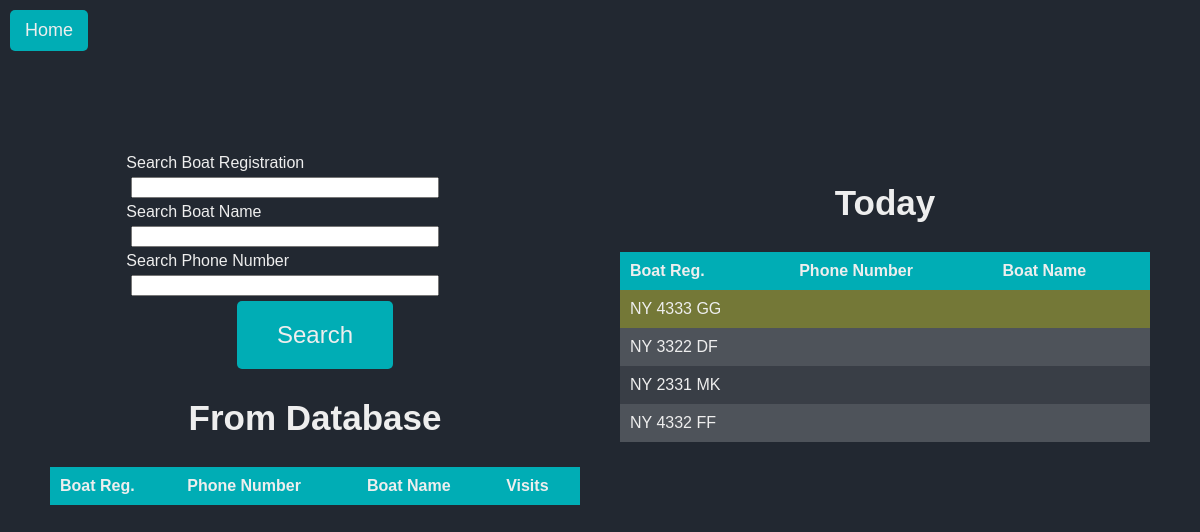
Page /search (signed in) on the committed database.
### website/models.py (models this page shows)
class Boat(db.Model):
    id = db.Column(db.Integer, primary_key=True)
    boat_reg = db.Column(db.String(150), unique=True)
    sanitized_boat_reg = db.Column(db.String(150), unique=True)
    boat_name = db.Column(db.String(150))
    sanitized_boat_name = db.Column(db.String(150))
    phone_number = db.Column(db.String(150))
    sanitized_phone_number = db.Column(db.String(150))
    owner_name = db.Column(db.String(150))
    sanitized_owner_name = db.Column(db.String(150))
    boat_size = db.Column(db.Integer)
    email = db.Column(db.String(150))
    zipcode = db.Column(db.String(150))
    visits = db.relationship('Visit', backref='boat')
    current_boats_id = db.Column(db.Integer, db.ForeignKey('current_boats.id'))
    total_paid_days = db.Column(db.Integer)
    total_paid_nights = db.Column(db.Integer)
    total_unpaid_days = db.Column(db.Integer)
    total_unpaid_nights = db.Column(db.Integer)
    paid_until = db.Column(db.String(150))

### website/views.py (the view, shortened to what this page needs)
@views.route('/search', methods=['GET','POST'])
@login_required
def search():
    form = SearchForm()
    results = []
    resultsToday = []
    if CurrentBoats.query.first():
        resultsToday = CurrentBoats.query.first().boats.all()
        print(resultsToday)
    return render_template('search.html', form=form, boats=results, currentboats=resultsToday)

### website/forms.py
class SearchForm(FlaskForm):
    boat_reg = StringField('Search Boat Registration')
    boat_name = StringField('Search Boat Name')
    phone_number = StringField('Search Phone Number')
    submit = SubmitField('Submit')

### website/templates/search.html (shortened to what this page needs)
{% extends "base.html" %}
{%block head%}<a href="{{ url_for('views.home') }}"id="home-btn">Home</a>{%endblock%}
{%block styles%}static/search-styles.css{%endblock%}
{% block content%}
<div id="main-container">
  <div id="left-container" style="flex: 1;">
    <div id="search-container">
      <form method="POST" id="search">
        <div class="form-group">
          {{ form.boat_reg.label }}
          {{ form.boat_reg(class="form-control") }}
        </div>
        <div class="form-group">
          {{ form.boat_name.label }}
          {{ form.boat_name(class="form-control") }}
        </div>
        <div class="form-group">
          {{ form.phone_number.label }}
          {{ form.phone_number(class="form-control") }}
        </div>
        <div id="button-container">
          <button type="submit" class="btn btn-primary" id="login-btn" name="submit-button" value="search">Search</button>
        </div>
      </form>
    </div>
    <div id="table-container">
      <h2>From Database</h2>
      <table id="search-results">
        <thead>
          <tr>
            <th>Boat Reg.</th>
            <th>Phone Number</th>
            <th>Boat Name</th>
            <th>Visits</th>
          </tr>
        </thead>
      </table>
    </div>
  </div>
  <div id="right-container" style="flex: 1;">
    <div id="table-container">
      <h2>Today</h2>
      {%if currentboats%}
      <table id="current-boats">
        <thead>
          <tr>
            <th>Boat Reg.</th>
            <th>Phone Number</th>
            <th>Boat Name</th>
          </tr>
        </thead>
        <tbody>
          {% for boat in currentboats %}
          <tr class="clickable-row {% if not boat.total_unpaid_nights == None and boat.total_unpaid_nights > 0 %}red-tint{%elif not boat.total_unpaid_days == None and boat.total_unpaid_days > 0%} yellow-tint {% endif %}" data-href="{{ url_for('views.log_boat', boat_reg=boat.boat_reg, boat_name=boat.boat_name, phone_number=boat.phone_number,  id=boat.id) }}">
            <td>{{ boat.boat_reg }}</td>
            <td>{{ boat.phone_number }}</td>
            <td>{{ boat.boat_name }}</td>
          </tr>
          {% endfor %}
        </tbody>
      </table>
      {% else %}
      <div id="button-container">
            <button type="submit" form="search" class="btn btn-primary" id="login-btn" name="submit-button" value="add">Add New Boat</button>
      </div>
      {%endif%}
    </div>
  </div>
</div>
{%endblock%}

### website/static/search-styles.css (style rules this page uses)
body { margin: 0; padding: 10px; font-family: Arial, sans-serif; background-color: #222831; color: #eeeeee; height: 100%; overflow: hidden; }
h2 { font-size: 35px; color: #eeeeee; width: 100%; text-align: center; }
#main-container { display: flex; justify-content: space-between; padding: 20px; box-sizing: border-box; height: calc(100vh - 40px); }
#left-container, #right-container { flex: 1; max-height: 100%; overflow: auto; padding: 20px; box-sizing: border-box; }
#search-container { display: flex; flex-direction: column; align-items: center; margin-bottom: 20px; }
input[type="text"] { margin: 5px; width: 100%; max-width: 300px; }
table { background-color: #393e46; border-collapse: collapse; width: 100%; }
th, td { padding: 10px; text-align: left; }
th { background-color: #00adb5; }
tr:nth-child(even) { background-color: #4e535a; }
#button-container { display: flex; justify-content: center; }
#login-btn { font-size: 24px; text-align: center; background-color: #00adb5; color: #eeeeee; padding: 20px 40px; border: none; cursor: pointer; transition: background-color 0.3s ease, transform 0.3s ease; border-radius: 5px; }
.clickable-row { cursor: pointer; }
#home-btn { font-size: 18px; background-color: #00adb5; color: #eeeeee; padding: 10px 15px; border: none; cursor: pointer; text-decoration: none; transition: background-color 0.3s ease, transform 0.3s ease; border-radius: 5px; display: inline-block; margin-right: 5px; }

### website/templates/search.html (style rules this page uses)
.yellow-tint { background-color: rgba(251, 255, 20, 0.3) !important; }

### rows in the picture
Boat: boat_reg "NY 4333 GG"
Boat: boat_reg "NY 3322 DF"
Boat: boat_reg "NY 2331 MK"
Boat: boat_reg "NY 4332 FF"
